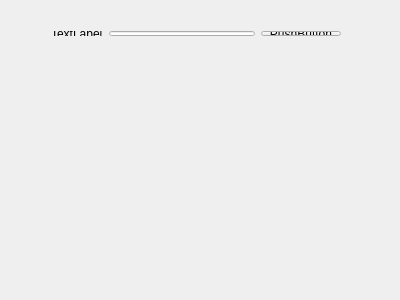
<?xml version="1.0" encoding="UTF-8"?>
<ui version="4.0">
 <class>SignalSlot</class>
 <widget class="QWidget" name="SignalSlot">
  <property name="geometry">
   <rect>
    <x>0</x>
    <y>0</y>
    <width>400</width>
    <height>300</height>
   </rect>
  </property>
  <property name="windowTitle">
   <string>SignalSlot</string>
  </property>
  <widget class="QWidget" name="">
   <property name="geometry">
    <rect>
     <x>40</x>
     <y>20</y>
     <width>312</width>
     <height>27</height>
    </rect>
   </property>
   <layout class="QHBoxLayout" name="horizontalLayout">
    <item>
     <widget class="QLabel" name="label">
      <property name="text">
       <string>TextLabel</string>
      </property>
     </widget>
    </item>
    <item>
     <widget class="QLineEdit" name="lineEdit"/>
    </item>
    <item>
     <widget class="QPushButton" name="pushButton">
      <property name="text">
       <string>PushButton</string>
      </property>
     </widget>
    </item>
   </layout>
  </widget>
 </widget>
 <layoutdefault spacing="6" margin="11"/>
 <resources/>
 <connections>
  <connection>
   <sender>lineEdit</sender>
   <signal>returnPressed()</signal>
   <receiver>pushButton</receiver>
   <slot>animateClick()</slot>
   <hints>
    <hint type="sourcelabel">
     <x>207</x>
     <y>28</y>
    </hint>
    <hint type="destinationlabel">
     <x>273</x>
     <y>34</y>
    </hint>
   </hints>
  </connection>
  <connection>
   <sender>pushButton</sender>
   <signal>clicked()</signal>
   <receiver>SignalSlot</receiver>
   <slot>close()</slot>
   <hints>
    <hint type="sourcelabel">
     <x>321</x>
     <y>43</y>
    </hint>
    <hint type="destinationlabel">
     <x>317</x>
     <y>128</y>
    </hint>
   </hints>
  </connection>
 </connections>
</ui>
